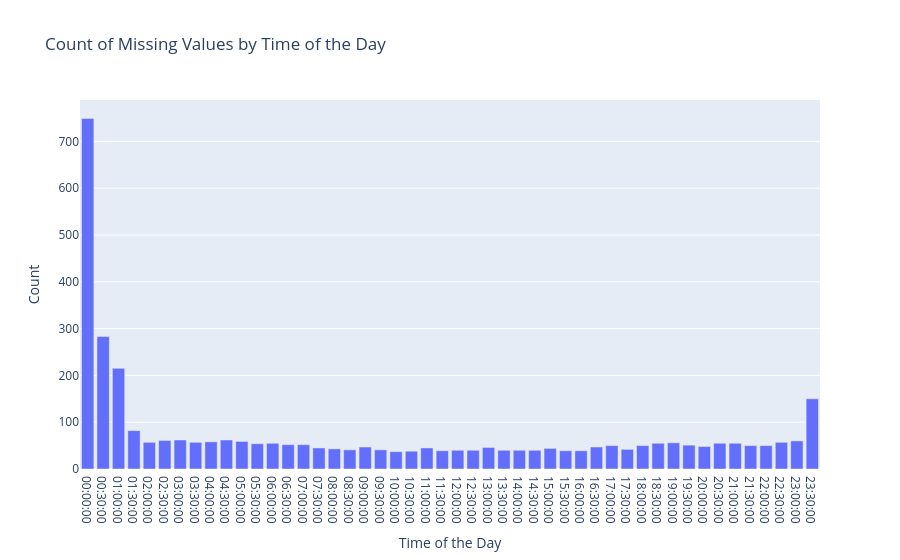

The cell this chart's notebook holds for it:
### Markdown cell above
### Count by Time of the Day

### Code cell
fig = px.bar(
    df[df["shortwave_radiation"].isna()]
    .index.to_series()
    .dt.time.value_counts()
    .sort_index(),
    labels={"value": "Count", "datetime": "Time of the Day"},
    title="Count of Missing Values by Time of the Day",
)
fig.update_layout(showlegend=False)
fig.show()

### Figure 1 — Plotly figure (JSON) as saved in the notebook; plotly's stock layout.template omitted (floating-point values rounded to 4 significant figures)
{"data": [{"hovertemplate": "variable=count<br>Time of the Day=%{x}<br>Count=%{y}<extra></extra>", "legendgroup": "count", "marker": {"color": "#636efa", "pattern": {"shape": ""}}, "name": "count", "orientation": "v", "showlegend": true, "textposition": "auto", "type": "bar", "x": ["00:00:00", "00:30:00", "01:00:00", "01:30:00", "02:00:00", "02:30:00", "03:00:00", "03:30:00", "04:00:00", "04:30:00", "05:00:00", "05:30:00", "06:00:00", "06:30:00", "07:00:00", "07:30:00", "08:00:00", "08:30:00", "09:00:00", "09:30:00", "10:00:00", "10:30:00", "11:00:00", "11:30:00", "12:00:00", "12:30:00", "13:00:00", "13:30:00", "14:00:00", "14:30:00", "15:00:00", "15:30:00", "16:00:00", "16:30:00", "17:00:00", "17:30:00", "18:00:00", "18:30:00", "19:00:00", "19:30:00", "20:00:00", "20:30:00", "21:00:00", "21:30:00", "22:00:00", "22:30:00", "23:00:00", "23:30:00"], "xaxis": "x", "y": [749, 283, 215, 82, 57, 61, 62, 57, 58, 62, 59, 54, 55, 52, 52, 45, 43, 41, 47, 41, 37, 38, 45, 39, 40, 40, 46, 40, 40, 40, 44, 39, 39, 47, 50, 42, 50, 55, 56, 51, 48, 55, 55, 50, 50, 57, 60, 150], "yaxis": "y"}], "layout": {"barmode": "relative", "legend": {"title": {"text": "variable"}, "tracegroupgap": 0}, "showlegend": false, "title": {"text": "Count of Missing Values by Time of the Day"}, "xaxis": {"anchor": "y", "domain": [0, 1], "title": {"text": "Time of the Day"}}, "yaxis": {"anchor": "x", "domain": [0, 1], "title": {"text": "Count"}}}}
